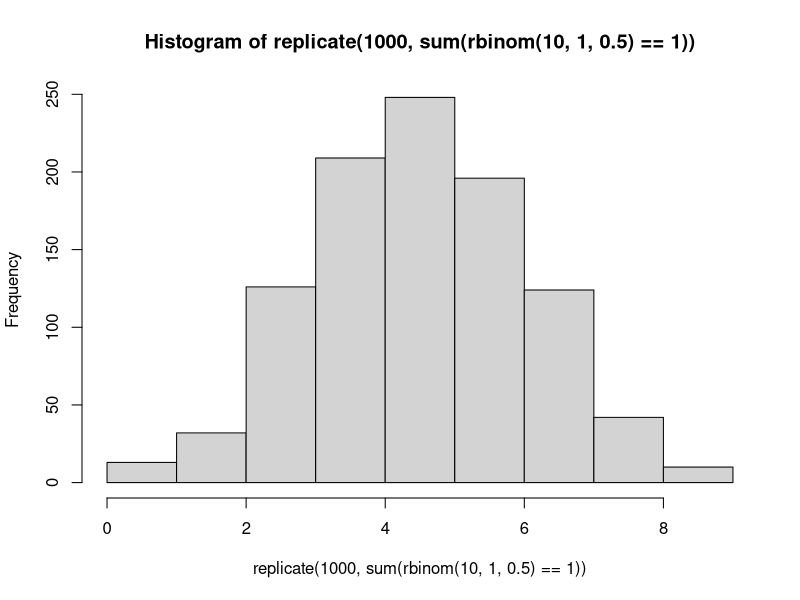

Write the R code that produced this figure.
##Creating a Binomial Sampling Distribution for a coin toss with a prob of 0.5
hist(replicate(1000,sum(rbinom(10,1,.5)==1)))

